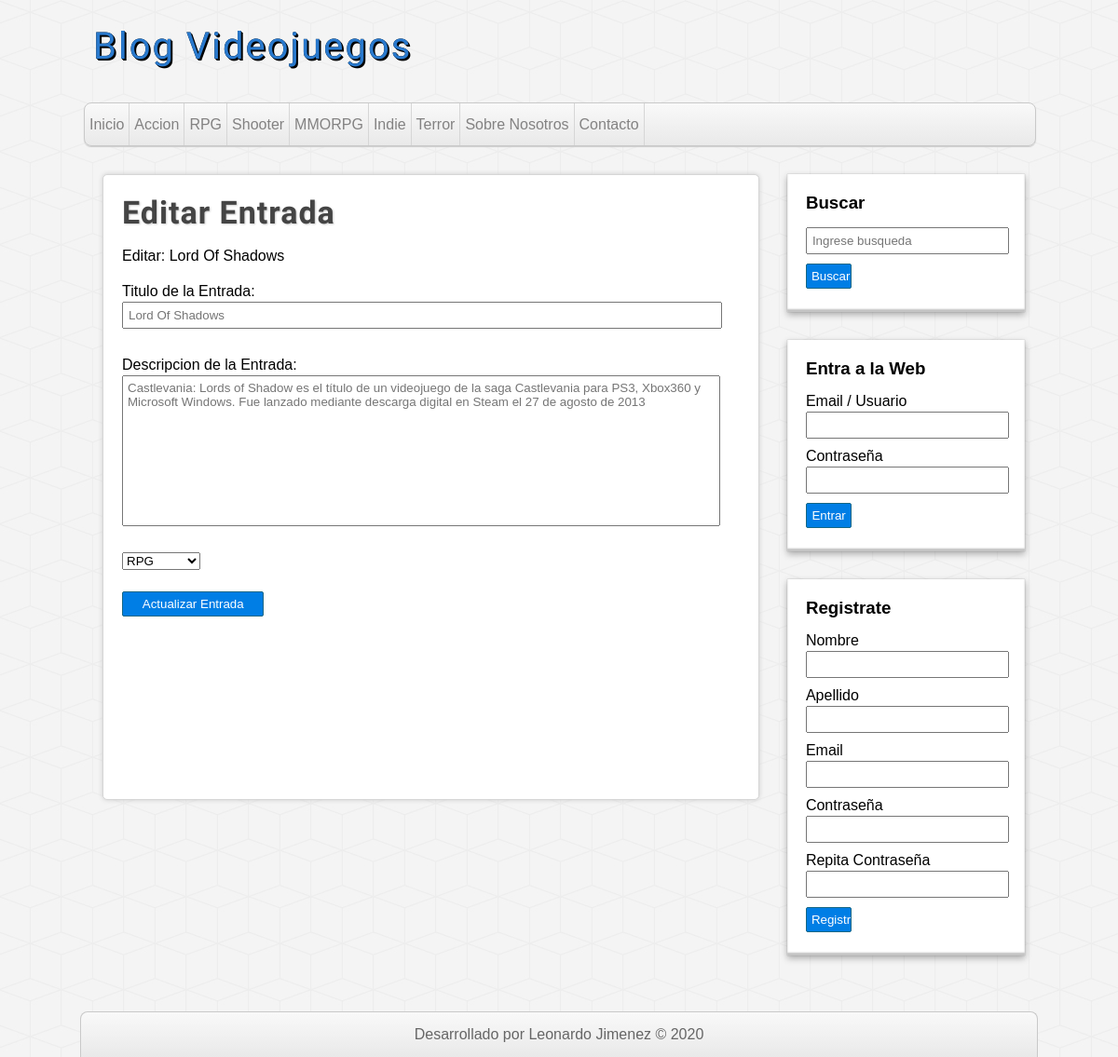
Page /files/editar-entrada.php?id=1 on the committed database.
### tables this page shows
CREATE TABLE `categorias` (
  `id` int(11) NOT NULL,
  `nombre` varchar(50) NOT NULL
);

CREATE TABLE `entradas` (
  `id` int(11) NOT NULL,
  `usuario_id` int(11) NOT NULL,
  `categoria_id` int(11) NOT NULL,
  `titulo` varchar(50) NOT NULL,
  `descripcion` text NOT NULL,
  `fecha` date NOT NULL
);

### includes/functions.php (called while the page is built, shortened)
<?php
    function conseguirCategorias($conexion){
        $query = "SELECT * FROM categorias ORDER BY 'id' ASC;";
        $categorias = mysqli_query( $conexion,$query);
        $result = array();
        if ($categorias && mysqli_num_rows($categorias) >= 1){
            $result = $categorias;
        }
        return $result;
    }
    function conseguirEntrada ($conexion,$id){
        $query = "SELECT e.*, c.nombre AS 'categoria', CONCAT(u.nombre, ' ' , u.apellido) AS usuario ".
                 "FROM entradas e ".
                 "INNER JOIN categorias c ON e.categoria_id = c.id ".
                 "INNER JOIN usuarios u ON e.usuario_id = u.id ".
                 "WHERE e.id = '$id'";
        $entrada = mysqli_query($conexion,$query);
        $resultado = array();
        if ($entrada && mysqli_num_rows($entrada) >= 1){
            $resultado = mysqli_fetch_assoc($entrada);
        }
        return $resultado;
    }
?>

### files/editar-entrada.php (the view, shortened to what this page needs)
<?php require_once "register.php" ?>
<?php require_once "../includes/functions.php" ?>
<?php $entradas = conseguirEntrada($conexion,$_GET["id"]);
if(!isset($entradas["id"])){header('Location:'.PATH. 'index.php');}?>
<?php require_once "../includes/header.php"?>
<?php require_once "../includes/sidebar.php"?>
<div id="principal">
<h1>Editar Entrada</h1>
    <br>
    <p>
        Editar: <?= $entradas["titulo"] ?>
    </p>
    <br>
    <br>
    <form action="<?=PATH?>/files/actualizarEntrada.php?id=<?=$entradas["id"]?>" method="post" >
        <label for="entrytitle">Titulo de la Entrada:</label>
        <input type="text" name="entrytitle" placeholder= "<?= $entradas["titulo"] ?>" id="" />
        <br>
        <label for="entrydescrip">Descripcion de la Entrada:</label>
        <textarea name="entrydescrip" cols="30" rows="10" placeholder="<?= $entradas["descripcion"] ?>"></textarea>
        <br>
        <select name="entry_categoria-id">
            <?php  $categorias = conseguirCategorias($conexion);
                while ($categoria = mysqli_fetch_assoc($categorias)) : ?>
                    <option value="<?= $categoria["id"]?>"
                    <?=($categoria["id"] == $entradas["categoria_id"]) ? 'selected="selected"' : "" ?>
                    >
                        <?= $categoria["nombre"]?>
                    </option>
            <?php endwhile ; ?>
        </select>
        <br>
        <input type="submit" value="Actualizar Entrada"/>
    </form>
</div>
<?php require_once "../includes/footer.php"?>

### includes/header.php (shortened to what this page needs)
<?php
require_once "functions.php";
require_once "config.php";
?>
<!DOCTYPE html>
<html lang="en">
<head>
    <link rel="stylesheet" href="<?= PATH?>assets/css/style.css">
</head>
<body>
    <header id="cabecera">
        <div id="logo">
            <a href="<?= PATH ?> ">
                Blog Videojuegos
            </a>
        </div>
        <nav id="menu">
            <ul>
                <li><a href="<?= PATH ?>">Inicio</a></li>
                <?php  $categorias = conseguirCategorias($conexion);
                while ($categoria = mysqli_fetch_assoc($categorias)) : ?>
                    <li><a href="<?=PATH?>categoria.php?id=<?=$categoria["id"]?>"><?= $categoria["nombre"] ?></a></li>
                <?php endwhile ; ?>
                <li><a href="index.php">Sobre Nosotros</a></li>
                <li><a href="index.php">Contacto</a></li>
            </ul>
        </nav>
    </header>
    <div id ="container">

### assets/css/style.css (style rules this page uses)
* { margin: 0; padding: 0; font-family: sans-serif, Helvetica, Arial; text-decoration: none; }
body { background: url('../img/cubes.png') #f4f4f4; }
#cabecera { width: 85%; height: auto; background: transparent; margin: 0px auto; }
#logo { float: left; width: 40%; height: 110px; }
#logo a { font-family: 'Fjalla One', Helvetica; font-size: 40px; letter-spacing: 2px; color: #2979cd; text-shadow: 0px 0px 0px black, 1px 1px 0px black, 2px 2px 0px black; transition: all 500ms; line-height: 100px; margin-left: 10px; }
#menu { clear: both; width: 100%; height: 45px; background: linear-gradient(to bottom, #f9f9f9 0px, #e9e9e9 100% ); border: 1px solid #c9c9c9; border-radius: 8px; box-shadow: 0px 1px 1px #ccc; overflow: hidden; }
#menu ul { list-style: none; }
#menu ul li { float: left; line-height: 45px; border-right: 1px solid #d6d6d6; }
#menu ul li a { display: block; padding: 0px 5px 0px 5px; color: #838282 }
#container { width: 85%; height: auto; margin: 0px auto; margin-top: 30px; margin-bottom: 30px; }
#principal { float: left; background-color: white; border: 1px solid #d6d6d6; border-radius: 5px; width: 65%; min-height: 630px; box-shadow: 0px 0px 5px #ccc; margin-left: 20px; overflow: hidden; padding: 20px; }
#principal h1 { font-size: 34px; color: #444; letter-spacing: 1px; text-shadow: 1px 1px 2px #ccc; font-family: 'Fjalla One', Helvetica; ; }
#principal p { margin-top: 8px; }
label,textarea, input[type="text"], input[type="email"], input[type="password"] { display: block; width: 95%; margin-top: 2px; margin-bottom: 2px; }
textarea, input[type="text"], input[type="email"], input[type="password"] { margin-bottom: 10px; padding: 5px; }
textarea { resize: none; }
input[type="button"], input[type="submit"] { margin-top: 5px; margin-bottom: 5px; display: block; border-radius: 2px; color: white; background: #007ee5; border: 1px solid #156785; cursor: pointer; width: 23%; padding: 5px; }
.formUserUpdate label,input,p { display: inline; }

### rows in the picture
categorias: nombre "Accion"
categorias: nombre "RPG"
categorias: nombre "Shooter"
categorias: nombre "MMORPG"
categorias: nombre "Indie"
categorias: nombre "Terror"
entradas: titulo "Lord Of Shadows", entrytitle "Lord Of Shadows", entrydescrip "Castlevania: Lords of Shadow es el título de un videojuego de la saga Castlevania para PS3, Xbox360 y Microsoft Windows. Fue lanzado mediante descarga digital en Steam el 27 de agosto de 2013", entry_categoria-id "RPG"
